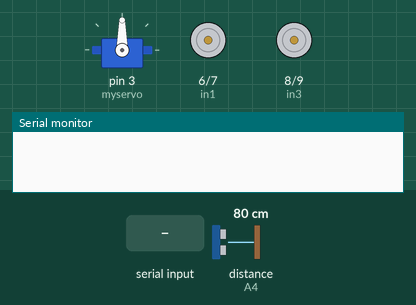
Bench run of a sketch on a simulated Arduino Uno, built with avr-gcc and run on an emulated ATmega328P. On the bench: servo, motor-driver pin pairs drawn as motors (green arrow = first pin HIGH = forward, orange = second pin HIGH = backward, longer = more drive, scaled by the enable pin), the last lines printed to the serial monitor. The test bench sets the inputs (shaded band); at power-on: distance to the obstacle (sensor on A4) 80 cm. The echo pulse lasts 58.3 µs per cm.

Above: at 1.2 s.
1.3 s: "g" received over Serial
At 4.1 s:
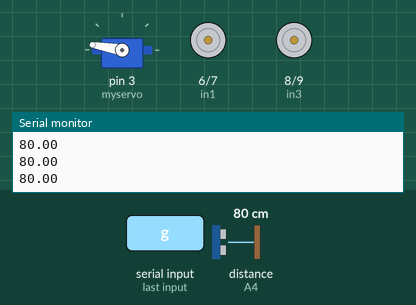
4.3 s: "a" received over Serial
At 4.62 s:
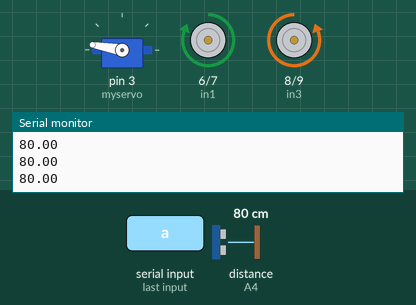
6.2 s: "c" received over Serial
At 6.3 s:
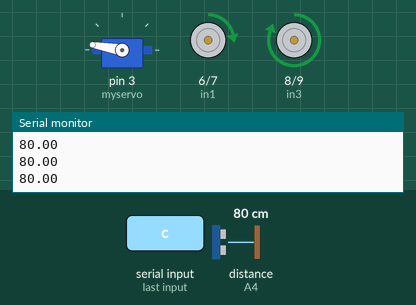
7.9 s: "b" received over Serial
At 9.0 s:
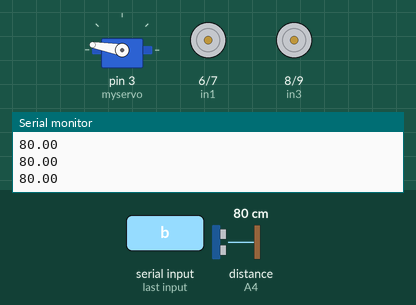
9.5 s: "e" received over Serial
At 9.6 s:
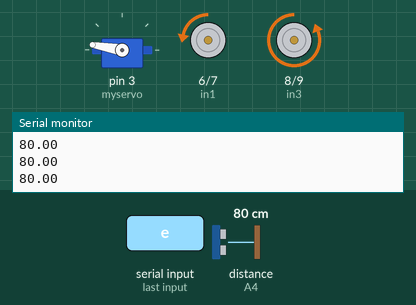
11.2 s: "d" received over Serial
At 12.7 s:
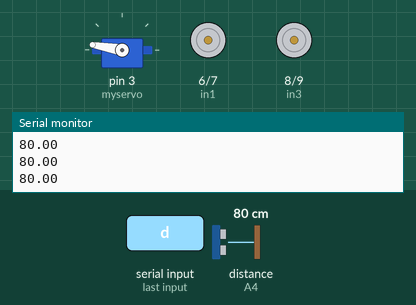
Timing chart, 0 to 13.8 s (numbered marks = the images above; inputs shaded):
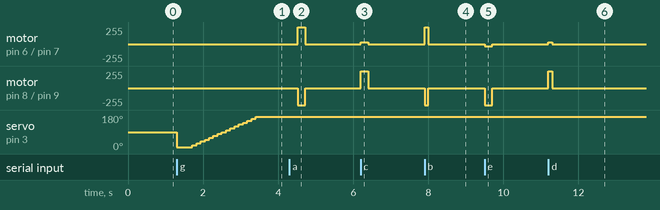

The sketch:

autonomoustruck.ino
```cpp
#include <Servo.h> //servo library
#include <IRremote.h>
#define P 16761405 //right
#define S 16712445 //okay
#define UNKNOWN_P 553536955
#define UNKNOWN_S 3622325019

Servo myservo; // create servo object to control servo
int RECV_PIN = 12;
int Echo = A4;
int Trig = A5;
int in1 = 6;
int in2 = 7;
int in3 = 8;
int in4 = 9;
int ENA = 5;
int ENB = 11;
int ABS = 30;
int rightDistance = 0,leftDistance = 0,middleDistance = 0 ;
char receivedChar;
IRrecv irrecv(RECV_PIN);
decode_results results;
unsigned long val;
boolean newData = false;
// Serial.println(receivedChar);
void recvOneChar() {
 if (Serial.available() > 0) {
 receivedChar = Serial.read();
 newData = true;
 }
}


void _mForward()
{
 digitalWrite(ENA,HIGH);
 digitalWrite(ENB,HIGH);
  digitalWrite(in1,HIGH);//digital output
  digitalWrite(in2,LOW);
  digitalWrite(in3,LOW);
  digitalWrite(in4,HIGH);
}

void _mBack()
{
 digitalWrite(ENA,HIGH);
  digitalWrite(ENB,HIGH);
  digitalWrite(in1,LOW);
  digitalWrite(in2,HIGH);
  digitalWrite(in3,HIGH);
  digitalWrite(in4,LOW);
}

void _mleft()
{
 analogWrite(ENA,ABS);
  digitalWrite(ENB,HIGH);
  digitalWrite(in1,HIGH);
  digitalWrite(in2,LOW);
  digitalWrite(in3,HIGH);
  digitalWrite(in4,LOW);
}

void _mright()
{
 analogWrite(ENA,ABS);
  digitalWrite(ENB,HIGH);
  digitalWrite(in1,LOW);
  digitalWrite(in2,HIGH);
  digitalWrite(in3,LOW);
  digitalWrite(in4,HIGH);
}
void _mStop()
{
  digitalWrite(ENA,LOW);
  digitalWrite(ENB,LOW);
}
int Distance_test()
{
  digitalWrite(Trig, LOW);
  delayMicroseconds(2);
  digitalWrite(Trig, HIGH);
  delayMicroseconds(20);
  digitalWrite(Trig, LOW);
  float Fdistance = pulseIn(Echo, HIGH);
  Fdistance= Fdistance/58;
  return (int)Fdistance;
}
 /*Ultrasonic distance measurement Sub function*/
/*int Distance_test()
{
  int uS = sonar.ping();
  float uSf = sonar.convert_cm(uS);
  return (int)uSf;
}*/

void ServoSwerl()
{
  float distances [17];
  int i;
  for( i=0;i<17;i++){
    if (i==0){
      myservo.write(10);
      delay(300);
      }
    else {
      int y = 10 + i*10;
      myservo.write(y);
    }
    delay(100);
    distances [i] = Distance_test();
    Serial.println(distances[i]);
    Serial.flush();
}
delay(1000);
}
void showNewData() {
 if (newData == true) {
  if(receivedChar=='a'){
     _mForward(); //very forward
     delay(200);
     _mStop();}

     else if(receivedChar=='b'){
              _mForward(); //forward
              delay(100);
              _mStop();
     }
     else if(receivedChar=='c'){
              _mleft(); //very left
              delay(200);
              _mStop();
     }
    else if(receivedChar=='d'){
              _mleft(); //left
              delay(100);
              _mStop();
    }
   else if(receivedChar=='e'){
              _mright(); //very right
              delay(200);
              _mStop();
   }
    else if(receivedChar=='f'){
              _mright(); //right
              delay(100);
              _mStop();
    }
    else if(receivedChar=='g'){
              ServoSwerl();
              delay(3.0);
    }

  }
 newData = false;
 }

void setup() {
  // put your setup code here, to run once:
myservo.attach(3);// attach servo on pin 3 to servo object
  Serial.begin(9600);
  pinMode(Echo, INPUT);
  pinMode(Trig, OUTPUT);
  pinMode(in1,OUTPUT);
  pinMode(in2,OUTPUT);
  pinMode(in3,OUTPUT);
  pinMode(in4,OUTPUT);
  pinMode(ENA,OUTPUT);
  pinMode(ENB,OUTPUT);
  _mStop();
  irrecv.enableIRIn();
}

void loop() {
 recvOneChar();
 showNewData();
 if(irrecv.decode(&results)){
    val = results.value;
    irrecv.resume();
    switch(val){
      case P:
      case UNKNOWN_P: Serial.println(788);Serial.flush();break;
      case S:
      case UNKNOWN_S: Serial.println(677);Serial.flush(); break;
      default:break;
      }
  }
 }
```

Measured:
- after the input at 1.3 s, servo on pin 3 (myservo): 90° → 10° at once, → 20° 0.41 s later, → 30° 0.11 s later, → 40° 0.11 s later, … (17 changes in this stretch)
- after the input at 4.3 s, motor on pin 6 (in1) / pin 7 (in2): stopped → forward 255/255 after 0.22 s, → stopped 0.20 s later; motor on pin 8 (in3) / pin 9 (in4): stopped → backward 255/255 after 0.22 s, → stopped 0.20 s later
- after the input at 6.2 s, motor on pin 6 (in1) / pin 7 (in2): stopped → forward 30/255 at once, → stopped 0.20 s later; motor on pin 8 (in3) / pin 9 (in4): stopped → forward 255/255 at once, → stopped 0.20 s later
- after the input at 7.9 s, motor on pin 6 (in1) / pin 7 (in2): stopped → forward 255/255 at once, → stopped 0.10 s later; motor on pin 8 (in3) / pin 9 (in4): stopped → backward 255/255 at once, → stopped 0.10 s later
- after the input at 9.5 s, motor on pin 6 (in1) / pin 7 (in2): stopped → backward 30/255 at once, → stopped 0.20 s later; motor on pin 8 (in3) / pin 9 (in4): stopped → backward 255/255 at once, → stopped 0.20 s later
- after the input at 11.2 s, motor on pin 6 (in1) / pin 7 (in2): stopped → forward 30/255 at once, → stopped 0.10 s later; motor on pin 8 (in3) / pin 9 (in4): stopped → forward 255/255 at once, → stopped 0.10 s later
